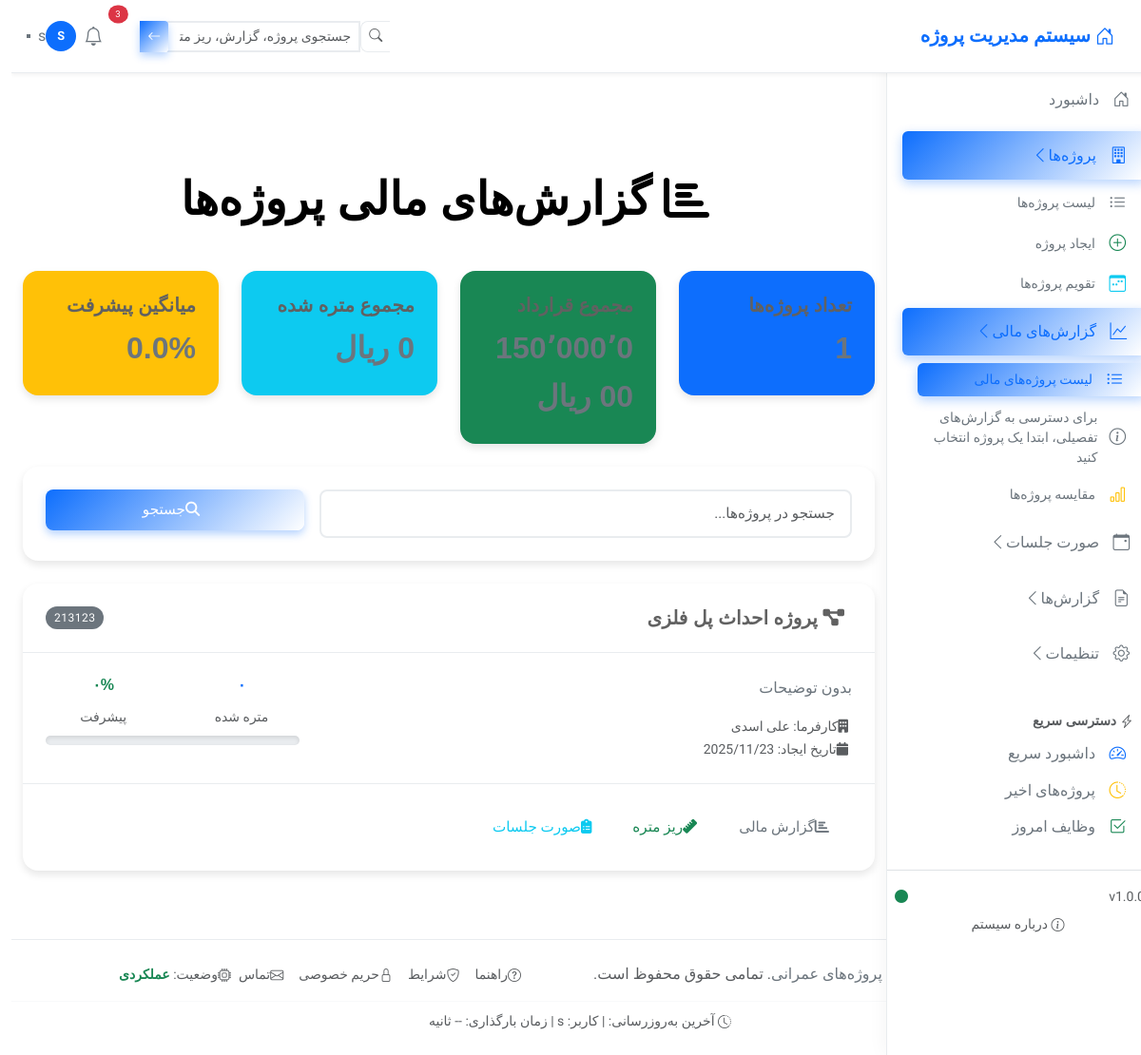
The app's page /sooratvaziat/financial-reports/ (signed in), older data.
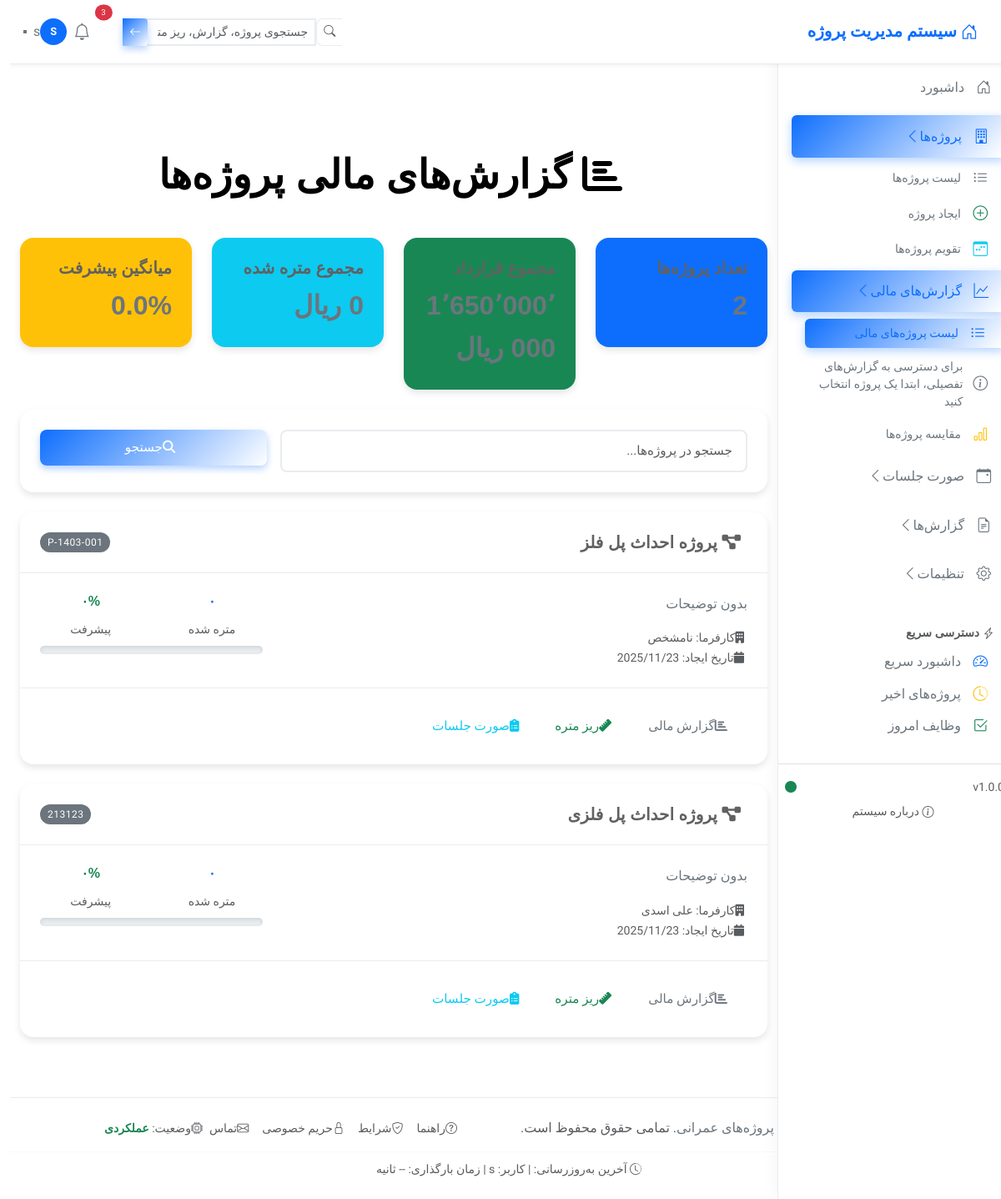
The same page, newer data.
### project/models.py (models this page shows, shortened)
class Project(models.Model):
    STATUS_CHOICES = [
        ('draft', _('پیش‌نویس')),
        ('active', _('فعال')),
        ('in_progress', _('در حال اجرا')),
        ('under_review', _('در حال بررسی')),
        ('awaiting_approval', _('منتظر تأیید')),
        ('completed', _('تمام‌شده')),
        ('suspended', _('معلق')),
        ('cancelled', _('لغو شده')),
    ]
    PROJECT_TYPE_CHOICES = [
        ('civil', _('عمرانی')),
        ('building', _('ساختمانی')),
        ('bridge', _('پل‌سازی')),
        ('dam', _('سدسازی')),
        ('road', _('جاده‌سازی')),
        ('electrical', _('برقی')),
        ('mechanical', _('مکانیکی')),
        ('other', _('سایر')),
    ]
    created_by = models.ForeignKey(
        User,
        on_delete=models.CASCADE,
        related_name='created_projects',
        verbose_name=_('ایجادکننده'),
        help_text=_('کاربری که این پروژه را ایجاد کرده است')
    )
    project_name = models.CharField(
        max_length=255,
        verbose_name=_("نام پروژه"),
        help_text=_("نام کامل و دقیق پروژه")
    )
    project_code = models.CharField(
        max_length=50,
        unique=True,
        verbose_name=_("کد پروژه"),
        help_text=_("کد منحصر به فرد پروژه - قابل تغییر نیست")
    )
    employer = models.CharField(
        max_length=255,
        verbose_name=_("کارفرما"),
        help_text=_("نام کامل کارفرما یا سازمان کارفرما")
    )
    contractor = models.CharField(
        max_length=255,
        verbose_name=_("پیمانکار"),
        help_text=_("نام کامل پیمانکار مجری پروژه")
    )
    consultant = models.CharField(
        max_length=255,
        blank=True,
        null=True,
        verbose_name=_("مدیر طرح یا مشاور"),
        help_text=_("نام مدیر طرح، مشاور یا شرکت مشاور")
    )
    supervising_engineer = models.CharField(
        max_length=255,
        blank=True,
        null=True,
        verbose_name=_("مهندس ناظر"),
        help_text=_("نام مهندس ناظر پروژه")
    )
    city = models.CharField(
        max_length=100,
        verbose_name=_("شهر پروژه"),
        help_text=_("شهر محل اجرای پروژه")
    )
    province = models.CharField(
        max_length=100,
        verbose_name=_("استان"),
        help_text=_("استان محل پروژه")
    )
    country = models.CharField(
        max_length=100,
        default="ایران",
        verbose_name=_("کشور"),
        help_text=_("کشور محل پروژه")
    )
    contract_number = models.CharField(
        max_length=50,
        verbose_name=_("شماره قرارداد"),
        help_text=_("شماره رسمی قرارداد")
    )
    contract_date = models.DateField(
        verbose_name=_("تاریخ قرارداد"),
        help_text=_("تاریخ انعقاد قرارداد")
    )
    execution_year = models.IntegerField(
        validators=[
            MinValueValidator(1370),
            MaxValueValidator(1410)
        ],
        verbose_name=_("سال اجرا بر اساس صورت وضعیت"),
        help_text=_("سال شروع اجرای پروژه یا صدور صورت وضعیت")
    )
    contract_amount = models.DecimalField(
        max_digits=15,
        decimal_places=0,
        validators=[MinValueValidator(100000)],
        verbose_name=_("مبلغ قرارداد"),
        help_text=_("مبلغ کل قرارداد به ریال")
    )
    vat_percentage = models.DecimalField(
        max_digits=5,
        decimal_places=2,
        default=10.00,  # 10% مالیات
        validators=[MinValueValidator(0), MaxValueValidator(100)],
        verbose_name=_("درصد مالیات بر ارزش افزوده"),
        help_text=_("درصد مالیات بر ارزش افزوده (مثال: 10)")
    )
    project_type = models.CharField(
        max_length=20,
        choices=PROJECT_TYPE_CHOICES,
        default='civil',
        verbose_name=_("نوع پروژه"),
        help_text=_("دسته‌بندی نوع پروژه")
    )
    status = models.CharField(
        max_length=20,
        choices=STATUS_CHOICES,
        default='active',
        verbose_name=_("وضعیت پروژه"),
        help_text=_("وضعیت فعلی پروژه")
    )
    contract_file = models.FileField(
        upload_to='contracts/%Y/%m/',
        blank=True,
        null=True,
        verbose_name=_("فایل قرارداد"),
        help_text=_("فایل PDF یا Word قرارداد")
    )
    amount = models.DecimalField(
        max_digits=21,
        decimal_places=2,
        validators=[MinValueValidator(0)],
        blank=True,
        null=True,
        verbose_name=_("مبلغ صورت وضعیت"),
        help_text=_("مبلغ آخرین صورت وضعیت (اختیاری)")
    )
    description = models.TextField(
        blank=True,
        null=True,
        verbose_name=_("توضیحات"),
        help_text=_("توضیحات اضافی درباره پروژه")
    )
    is_active = models.BooleanField(
        default=True,
        verbose_name=_("فعال/غیرفعال"),
        help_text=_("برای حذف نرم: غیرفعال = مخفی از لیست‌ها")
    )
    created_at = models.DateTimeField(
        auto_now_add=True,
        verbose_name=_("زمان ایجاد")
    )
    updated_at = models.DateTimeField(
        auto_now=True,
        verbose_name=_("زمان آخرین ویرایش")
    )
    deleted_at = models.DateTimeField(
        null=True,
        blank=True,
        verbose_name=_("زمان حذف")
    )
    modified_by = models.ForeignKey(
        User,
        on_delete=models.SET_NULL,
        null=True,
        blank=True,
        related_name='modified_projects',
        verbose_name=_("ویرایش‌کننده"),
        help_text=_("کاربر آخر ویرایش‌کننده")
    )
    history = HistoricalRecords(
        excluded_fields=['updated_at', 'is_active', 'deleted_at']
    )
    class Meta:
        verbose_name = _("پروژه عمرانی")
        verbose_name_plural = _("پروژه‌های عمرانی")
        ordering = ['-created_at', 'project_name']
        indexes = [
            models.Index(fields=['project_code', 'is_active']),
            models.Index(fields=['status', 'is_active']),
            models.Index(fields=['execution_year', 'is_active']),
            models.Index(fields=['city', 'province', 'is_active']),
        ]
        permissions = [
            ("can_assign_roles", "Can assign roles to projects"),
            ("can_manage_all_projects", "Can manage all projects"),
            ("can_view_all_projects", "Can view all projects"),
        ]

### sooratvaziat/views.py (the view, shortened to what this page needs)
# urls.py: path('financial-reports/', views.project_financial_report_list, name='project_financial_report_list'),
@login_required
def project_financial_report_list(request):
    if request.user.is_superuser:
        projects = Project.objects.filter(is_active=True)
    else:
        projects = Project.objects.filter(
            Q(is_active=True) &
            (Q(created_by=request.user) |
             Q(project_users__user=request.user, project_users__is_active=True))
        ).distinct()
    search_query = request.GET.get('search', '').strip()
    projects = projects.order_by('-created_at')
    project_ids = projects.values_list('id', flat=True)
    financial_summaries = ProjectFinancialSummary.objects.filter(
        project_id__in=project_ids
    ).select_related('project')
    financial_map = {summary.project_id: summary for summary in financial_summaries}
    paginator = Paginator(projects, 15)
    page_number = request.GET.get('page')
    page_obj = paginator.get_page(page_number)
    for project in page_obj.object_list:
        financial_summary = financial_map.get(project.id)
        if financial_summary:
            project.financial_summary_data = {
                'total_amount': financial_summary.total_amount or Decimal('0.00'),
                'total_with_vat': financial_summary.total_with_vat or Decimal('0.00'),
                'progress_percentage': financial_summary.progress_percentage or Decimal('0.00'),
                'sessions_count': financial_summary.sessions_count or 0,
                'approved_sessions_count': financial_summary.approved_sessions_count or 0,
                'total_items_count': financial_summary.total_items_count or 0,
                'last_updated': financial_summary.last_updated,
                'formatted_total_amount': format_number_int(financial_summary.total_amount),
                'formatted_total_vat': format_number_int(financial_summary.total_with_vat),
                'progress_percentage_display': f"{financial_summary.progress_percentage:.1f}%" if financial_summary.progress_percentage else '۰%',
                'has_financial_data': bool(financial_summary.total_amount and financial_summary.total_amount > 0),
                'progress_class': _get_progress_class(financial_summary.progress_percentage or 0),
            }
        else:
            project.financial_summary_data = get_empty_financial_summary()
    total_projects = page_obj.paginator.count
    total_contract_amount = projects.aggregate(
        total=Sum('contract_amount')
    )['total'] or Decimal('0.00')
    total_measured_amount = sum(
        project.financial_summary_data['total_amount'] for project in page_obj.object_list
    )
    overall_progress = Decimal('0.00')
    if total_contract_amount > 0:
        overall_progress = (total_measured_amount / total_contract_amount) * 100
    context = {
        'projects': page_obj,
        'search_query': search_query,
        'total_projects': total_projects,
        'total_contract_amount': total_contract_amount,
        'formatted_total_contract': format_number_int(total_contract_amount),
        'total_measured_amount': total_measured_amount,
        'formatted_total_measured': format_number_int(total_measured_amount),
        'overall_progress_percentage': overall_progress,
        'formatted_overall_progress': f"{overall_progress:.1f}%",
        'title': 'گزارش‌های مالی پروژه‌ها',
        'page_title': 'لیست پروژه‌های مالی',
        'active_menu': 'financial_reports',
    }
    return render(request, 'sooratvaziat/project_financial_report_list.html', context)

### accounts/templatetags/auth_tags.py (called while the page is built)
@register.filter
def has_any_project_role(user):
    if user.is_superuser:
        return True
    if UserRole.objects.filter(user=user, role='admin', is_active=True).exists():
        return True
    return ProjectUser.objects.filter(user=user, is_active=True).exists()

@register.filter
def can_access_management(user):
    if user.is_superuser:
        return True
    if UserRole.objects.filter(user=user, role='admin', is_active=True).exists():
        return True
    return user.is_staff

### sooratvaziat/utils.py (called while the page is built)
def format_number_int(value):
    try:
        v = int(Decimal(value).quantize(Decimal('1'), rounding=ROUND_HALF_UP))
        return f"{v:,}".replace(",", "٬")
    except Exception:
        return "۰"

### sooratvaziat/views.py (called while the page is built)
def get_empty_financial_summary():
    return {
        'total_amount': Decimal('0.00'),
        'total_with_vat': Decimal('0.00'),
        'progress_percentage': Decimal('0.00'),
        'sessions_count': 0,
        'approved_sessions_count': 0,
        'total_items_count': 0,
        'last_updated': None,
        'formatted_total_amount': '۰',
        'formatted_total_vat': '۰',
        'progress_percentage_display': '۰%',
        'has_financial_data': False,
        'progress_class': 'danger',
    }

### templates/sooratvaziat/project_financial_report_list.html (shortened to what the changed rows need)
{% extends 'layout/project_base.html' %}
{% load humanize %}
{% load auth_tags %}
{% block content %}
<div class="container py-4">
    <div class="header-section text-center">
        <div class="container">
            <h1 class="display-5 fw-bold mb-3">
                <i class="fas fa-chart-bar me-2"></i>
                گزارش‌های مالی پروژه‌ها
            </h1>
        </div>
    </div>
    <div class="row mb-4">
        <div class="col-md-3">
            <div class="card bg-primary text-white">
                <div class="card-body">
                    <h2 class="card-text">{{ total_projects }}</h2>
                </div>
            </div>
        </div>
        <div class="col-md-3">
            <div class="card bg-success text-white">
                <div class="card-body">
                    <h5 class="card-title">مجموع قرارداد</h5>
                    <h2 class="card-text">{{ formatted_total_contract }} ریال</h2>
                </div>
            </div>
        </div>
        <div class="col-md-3">
            <div class="card bg-info text-white">
                <div class="card-body">
                    <h2 class="card-text">{{ formatted_total_measured }} ریال</h2>
                </div>
            </div>
        </div>
        <div class="col-md-3">
            <div class="card bg-warning text-white">
                <div class="card-body">
                    <h2 class="card-text">{{ formatted_overall_progress }}</h2>
                </div>
            </div>
        </div>
    </div>
    {% if projects %}
    <div class="row">
        {% for project in projects %}
        <div class="col-12 mb-4">
            <div class="card project-card">
                <div class="card-header d-flex justify-content-between align-items-center">
                    <h5 class="card-title mb-0">
                        <i class="fas fa-project-diagram me-2"></i>
                        {{ project.project_name }}
                    </h5>
                    <span class="badge bg-secondary">{{ project.project_code|default:"بدون کد" }}</span>
                </div>
                <div class="card-body">
                    <div class="row">
                        <div class="col-md-8">
                            <p class="card-text">{{ project.description|default:"بدون توضیحات" }}</p>
                            <div class="project-info">
                                <small class="text-muted">
                                    <i class="fas fa-building me-1"></i>کارفرما: {{ project.employer|default:"نامشخص" }}
                                </small>
                                <br>
                                <small class="text-muted">
                                    <i class="fas fa-calendar me-1"></i>تاریخ ایجاد: {{ project.created_at|date:"Y/m/d" }}
                                </small>
                            </div>
                        </div>
                        <div class="col-md-4">
                            <div class="financial-stats">
                                <div class="row text-center">
                                    <div class="col-6">
                                        <h6 class="text-primary">{{ project.financial_info.formatted_total_amount|default:"۰" }}</h6>
                                        <small class="text-muted">متره شده</small>
                                    </div>
                                    <div class="col-6">
                                        <h6 class="text-success">{{ project.financial_info.progress_percentage_display|default:"۰%" }}</h6>
                                        <small class="text-muted">پیشرفت</small>
                                    </div>
                                </div>
                                <div class="progress mt-2" style="height: 10px;">
                                </div>
                            </div>
                        </div>
                    </div>
                </div>
                <div class="card-footer">
                    <div class="btn-group" role="group">
                        <a href="{% url 'sooratvaziat:project_financial_report' pk=project.id %}"
                           class="btn btn-outline-primary btn-sm">
                            <i class="fas fa-chart-bar me-1"></i>گزارش مالی
                        </a>
                        <a href="{% url 'sooratvaziat:riz_metre_discipline_list' pk=project.id %}"
                           class="btn btn-outline-success btn-sm">
                            <i class="fas fa-ruler me-1"></i>ریز متره
                        </a>
                        <a href="{% url 'sooratvaziat:session_list' pk=project.id %}"
                           class="btn btn-outline-info btn-sm">
                            <i class="fas fa-clipboard-list me-1"></i>صورت جلسات
                        </a>
                    </div>
                </div>
            </div>
        </div>
        {% endfor %}
    </div>
    {% endif %}
</div>
{% endblock %}

Row changes from the older to the newer data that the page shows:
added Project: project_name "پروژه احداث پل فلز", project_code "P-1403-001", description "بدون توضیحات", employer "نامشخص", created_at "2025/11/23", financial_info.progress_percentage_display "۰%"
Text that changed along with them:
text no longer shown: "150٬000٬000"
text now shown: "1٬650٬000٬000"
